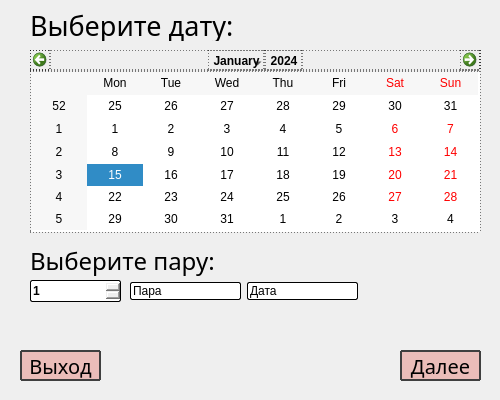
<?xml version="1.0" encoding="UTF-8"?>
<ui version="4.0">
 <class>Form</class>
 <widget class="QWidget" name="Form">
  <property name="geometry">
   <rect>
    <x>0</x>
    <y>0</y>
    <width>500</width>
    <height>400</height>
   </rect>
  </property>
  <property name="minimumSize">
   <size>
    <width>500</width>
    <height>400</height>
   </size>
  </property>
  <property name="maximumSize">
   <size>
    <width>500</width>
    <height>400</height>
   </size>
  </property>
  <property name="windowTitle">
   <string>TROPIK — система бронирования</string>
  </property>
  <widget class="QCalendarWidget" name="calendarWidget">
   <property name="geometry">
    <rect>
     <x>30</x>
     <y>50</y>
     <width>451</width>
     <height>183</height>
    </rect>
   </property>
   <property name="font">
    <font>
     <pointsize>9</pointsize>
    </font>
   </property>
   <property name="styleSheet">
    <string notr="true">border: 1px dashed #000;
color: black</string>
   </property>
  </widget>
  <widget class="QLabel" name="label">
   <property name="geometry">
    <rect>
     <x>30</x>
     <y>10</y>
     <width>211</width>
     <height>31</height>
    </rect>
   </property>
   <property name="font">
    <font>
     <family>Rubik</family>
     <pointsize>20</pointsize>
     <weight>9</weight>
     <italic>false</italic>
     <bold>false</bold>
    </font>
   </property>
   <property name="styleSheet">
    <string notr="true">font: 75 20pt &quot;Rubik&quot;;</string>
   </property>
   <property name="text">
    <string>Выберите дату:</string>
   </property>
  </widget>
  <widget class="QLabel" name="label_2">
   <property name="geometry">
    <rect>
     <x>30</x>
     <y>240</y>
     <width>191</width>
     <height>41</height>
    </rect>
   </property>
   <property name="font">
    <font>
     <family>Rubik</family>
     <pointsize>18</pointsize>
     <weight>9</weight>
     <italic>false</italic>
     <bold>false</bold>
    </font>
   </property>
   <property name="styleSheet">
    <string notr="true">font: 75 18pt &quot;Rubik&quot;;</string>
   </property>
   <property name="text">
    <string>Выберите пару:</string>
   </property>
  </widget>
  <widget class="QSpinBox" name="spinBox">
   <property name="geometry">
    <rect>
     <x>30</x>
     <y>280</y>
     <width>91</width>
     <height>22</height>
    </rect>
   </property>
   <property name="font">
    <font>
     <weight>75</weight>
     <bold>true</bold>
    </font>
   </property>
   <property name="styleSheet">
    <string notr="true">border: 1px solid #000;
border-radius: 2px</string>
   </property>
   <property name="minimum">
    <number>1</number>
   </property>
   <property name="maximum">
    <number>7</number>
   </property>
  </widget>
  <widget class="QPushButton" name="next_pushButton">
   <property name="geometry">
    <rect>
     <x>400</x>
     <y>350</y>
     <width>81</width>
     <height>31</height>
    </rect>
   </property>
   <property name="font">
    <font>
     <family>Rubik</family>
     <pointsize>-1</pointsize>
    </font>
   </property>
   <property name="styleSheet">
    <string notr="true">background-color: #ebbdb9;
color: black;
font-size: 20px;
font-family: Rubik;
border-radius: 1px;
border: 2px solid #3f3f3f</string>
   </property>
   <property name="text">
    <string>Далее</string>
   </property>
  </widget>
  <widget class="QPushButton" name="pushButton_2">
   <property name="geometry">
    <rect>
     <x>20</x>
     <y>350</y>
     <width>81</width>
     <height>31</height>
    </rect>
   </property>
   <property name="font">
    <font>
     <family>Rubik</family>
     <pointsize>-1</pointsize>
    </font>
   </property>
   <property name="styleSheet">
    <string notr="true">background-color: #ebbdb9;
color: black;
font-size: 20px;
font-family: Rubik;
border-radius: 1px;
border: 2px solid #3f3f3f</string>
   </property>
   <property name="text">
    <string>Выход</string>
   </property>
  </widget>
  <widget class="QWidget" name="">
   <property name="geometry">
    <rect>
     <x>130</x>
     <y>280</y>
     <width>228</width>
     <height>22</height>
    </rect>
   </property>
   <layout class="QHBoxLayout" name="horizontalLayout">
    <item>
     <widget class="QLineEdit" name="showpara_lineEdit">
      <property name="styleSheet">
       <string notr="true">border: 1px solid #000;
border-radius: 2px</string>
      </property>
      <property name="text">
       <string>Пара</string>
      </property>
      <property name="readOnly">
       <bool>true</bool>
      </property>
     </widget>
    </item>
    <item>
     <widget class="QLineEdit" name="showdata_lineEdit">
      <property name="styleSheet">
       <string notr="true">border: 1px solid #000;
border-radius: 2px</string>
      </property>
      <property name="text">
       <string>Дата</string>
      </property>
      <property name="readOnly">
       <bool>true</bool>
      </property>
     </widget>
    </item>
   </layout>
  </widget>
 </widget>
 <resources/>
 <connections>
  <connection>
   <sender>pushButton_2</sender>
   <signal>clicked()</signal>
   <receiver>Form</receiver>
   <slot>close()</slot>
   <hints>
    <hint type="sourcelabel">
     <x>70</x>
     <y>365</y>
    </hint>
    <hint type="destinationlabel">
     <x>122</x>
     <y>364</y>
    </hint>
   </hints>
  </connection>
 </connections>
</ui>
